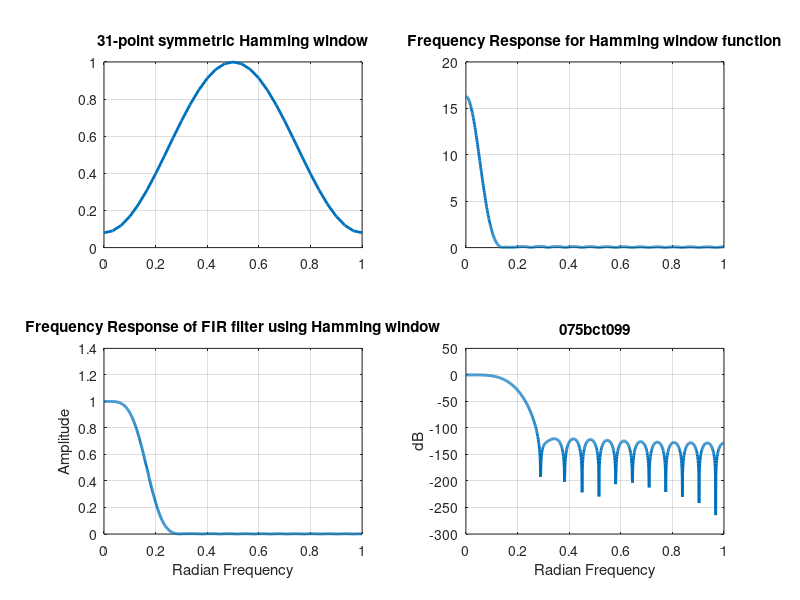

Source code (MATLAB):
%a
pkg load signal;
pkg load control;
clc;

f = [0 pi/6 pi/6 pi];
H = [1 1 0 0];
M = 31;
w = 0:pi/30:pi;
subplot(2,2,1);
h = hamming(M);
plot(w/pi,h,'linewidth', 2);
grid on;
title('31-point symmetric Hamming window');
subplot(2,2,2);
[H1,w] = freqz(h,1,1024);
plot(w/pi,abs(H1),'linewidth', 2);
grid on;
title('Frequency Response for Hamming window function');
subplot(2,2,3);
B = fir1(M-1,1/6,h); %It uses Hamming window of length M+1 by default
%if not specified
[H2,w] = freqz(B,1,1024);
plot(w/pi,abs(H2),'linewidth', 2);
grid on;
ylabel('Amplitude');
xlabel('Radian Frequency');
title('Frequency Response of FIR filter using Hamming window');
gk = 20*log(abs(H2));
subplot(2,2,4);
plot(w/pi,gk,'linewidth', 2);
grid on;
title("075bct099")
ylabel('dB');
xlabel('Radian Frequency');
%end
